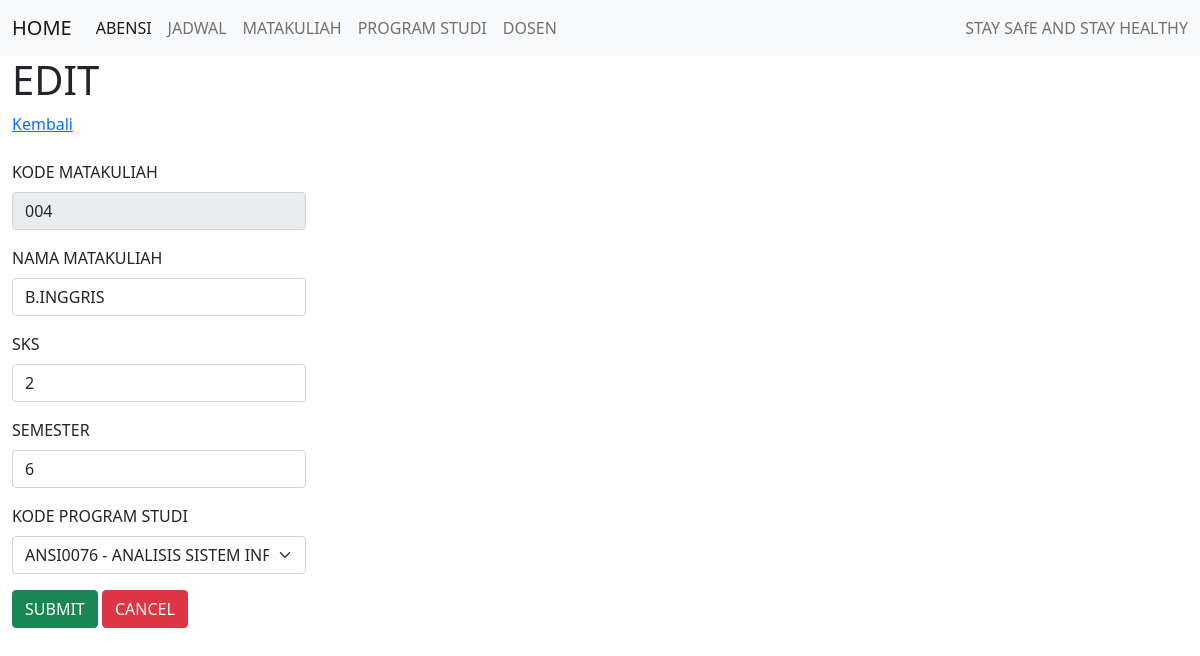
The page /edit_matkul.php?id=004 on the database its author committed.
### tables this page shows
CREATE TABLE `tblmatkul` (
  `kodemk` varchar(15) NOT NULL,
  `namamk` varchar(30) DEFAULT NULL,
  `sks` int(2) DEFAULT NULL,
  `smt` int(1) DEFAULT NULL,
  `kodeprodi` varchar(13) DEFAULT NULL
);

### koneksi.php (called while the page is built)
<?php
    class Connection {
        public function get_connection(){
            $host       = "localhost";
            $database   = "absensi";
            $username   = "root";
            $password   = "";
            $connect = new mysqli($host, $username, $password, $database);
            return $connect;
        }
    }
?>

### model.php (called while the page is built, shortened)
<?php
    include 'koneksi.php';
    class Model extends Connection{
        public function __construct(){
            $this->conn = $this->get_connection();
        }
        public function tampil_prodi(){
            $sql = "SELECT * FROM tblprodi";
            $bind = $this->conn->query($sql);
            while ($obj = $bind->fetch_object()) {
                $baris[] = $obj;
            }
            if (!empty($baris)) {
                return $baris;
            }
        }
        public function edit_matkul($id){
            $sql = "SELECT * FROM tblmatkul WHERE kodemk = '$id'";
            $bind = $this->conn->query($sql);
            while ($obj = $bind->fetch_object()) {
                $baris = $obj;
            }
            return $baris;
        }
    }
?>

### edit_matkul.php (the view, shortened to what this page needs)
<?php
    include 'model.php';
    $id = $_GET['id'];
    $model = new Model();
    $data = $model->edit_matkul($id);
?>
<html>
    <head>
        <link href="https://cdn.jsdelivr.net/npm/bootstrap@5.0.0-beta3/dist/css/bootstrap.min.css"
        rel="stylesheet"
>
    </head>
<Body>
        <?php
            include 'navbar.php';
        ?>
    <div class="container-fluid">
    <h1>EDIT</h1>
    <a href="matkul.php">Kembali</a>
    <br><br>
        <form action="proces.php" method="post">
        <div class="col-3">
            <div class="mb-3">
                <label class="form-label">KODE MATAKULIAH</label>
                <input type="text" name="kode" value="<?= $data->kodemk?>" class="form-control" readonly>
            </div>
            <div class="mb-3">
                <label class="form-label">NAMA MATAKULIAH</label>
                <input type="text" name="nama" value="<?= $data->namamk?>" class="form-control" >
            </div>
            <div class="mb-3">
                <label class="form-label">SKS</label>
                <input type="text" name="sks" value="<?= $data->sks?>" class="form-control" >
            </div>
            <div class="mb-3">
                <label class="form-label">SEMESTER</label>
                <input type="text" name="smt" value="<?= $data->smt?>" class="form-control" >
            </div>
            <div class="mb-3">
                    <label class="form-label">KODE PROGRAM STUDI</label>
                    <select name="prodi" class="form-select">
                        <?php
                            $result = $model->tampil_prodi();
                            if (!empty($result)) {
                                foreach ($result as $data) : ?>
                        <option value="<?= $data->kodeprodi ?>"><?= $data->kodeprodi ?> - <?=$data->namaprodi?></option>
                        <?php endforeach; } ?>
                    </select>
            </div>
            <button type="submit" name="edit_matkul" class="btn btn-success">SUBMIT</button>
            <button type="reset" class="btn btn-danger">CANCEL</button>
        </div>
        </form>
    </div>
</Body>
</html>

### rows shown on the page
tblmatkul: kode "004", nama "B.INGGRIS", sks "2", smt "6"

### other values the page prints
form field prodi "ANSI0076 - ANALISIS SISTEM INFORMASI"
